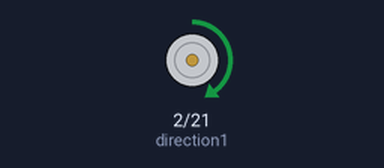
The sketch below on a simulated ESP32. Shown: direction and speed pins drawn as motors (green arrow = direction pin HIGH = forward, orange = LOW = backward, longer = more drive).

Above: at 0.5 s.
At 1.5 s:
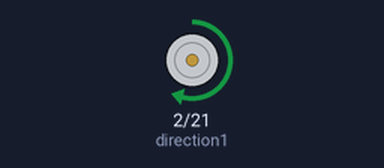
At 2.5 s:
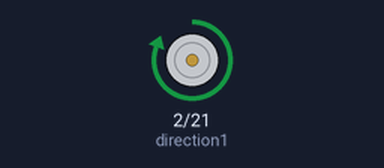
At 5.5 s:
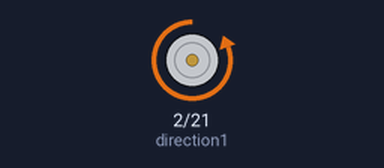
Timing chart, 0 to 7.8 s (numbered marks = the images above):
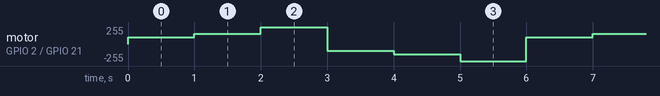

The sketch:

07-010_DC_motor_with_DRV8871_controller.ino
```cpp
/*  07-010 - Simple DC motor control with the DRV8871 controller IC
 *
 * This sketch shows you how to control a small DC motor using the DRV8871 controller
 * breakout.
 *
 * The sketch speeds up the motor in three steps towards one direction,
 * and then does the same in the other direction.
 *
 *
 * Components
 * ----------
 *  - ESP32
 *  - a DRV8871 motor controller breakout
 *  - a small DC motor
 *
 *  Libraries
 *  ---------
 *  None
 *
 * Connections
 * -----------
 *
 * ESP32     |   DRV8871
 * ---------------------
 *   GND     |   GND
 *   GPIO2   |   IN1  (direction)
 *   GPIO21  |   IN2 (speed)
 *           |   MOTOR1 --> Motor wire 1
 *           |   MOTOR1 --> Motor wire 2
 *           |   POWER+ --> 9V power supply
 *           |   POWER- --> GND power supply
 *
 * More information:
 *
 * 1. More about the Adafruit DRV8871: https://www.adafruit.com/product/3190
 * 2. DRV8871 datasheet: http://www.ti.com/lit/ds/symlink/drv8871.pdf
 *
 *  Created on April 1 2019 by Peter Dalmaris
 *
 */

int speed1     = 21; //Controls speed (PWM)
int direction1 = 2; // Controls direction. This pin is connected to the
                    // on-board blue LED so we can also "see" the direction.

bool direction = HIGH;  // Start the motor by moving it towards one direction. Whether it is
                        // clockwise or anticlockwise depends on how you have connected the
                        // motor's coil.

void setup()
{
    pinMode(direction1, OUTPUT);

    ledcAttachPin(speed1, 0); // assign the speed control PWM pin to a channel

    // Initialize channels
    // channels 0-15, resolution 1-16 bits, freq limits depend on resolution
    // ledcSetup(uint8_t channel, uint32_t freq, uint8_t resolution_bits);
    ledcSetup(0, 4000, 8);

}

void loop()
{

    digitalWrite(direction1,direction);   // Direction control
    ledcWrite(0, 100);             //PWM Speed Control
    delay(1000);
    ledcWrite(0, 155);             //PWM Speed Control
    delay(1000);
    ledcWrite(0, 255);             //PWM Speed Control
    delay(1000);

    direction = !direction;               //switch direction
    ledcWrite(0, 0);               // Stop the motor before starting again
}
```

Measured:
- by itself, motor on GPIO 2 (direction1) / GPIO 21 (speed1): repeats every 6.0 s: forward 154/255 1.0 s, forward 255/255 1.0 s, backward 100/255 1.0 s, backward 154/255 1.0 s, backward 255/255 1.0 s, forward 100/255 1.0 s
